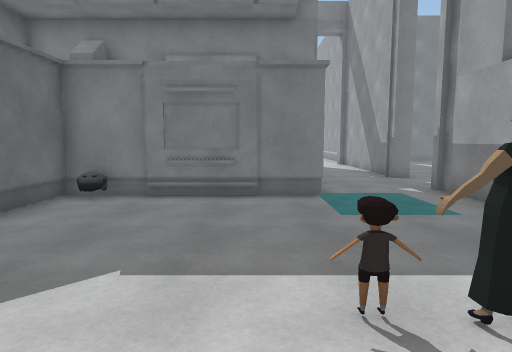
[1] (above)

21 first-person views from a walk through a 3-D level made in the Unity game engine. The camera is 1.5 m above the floor, tilts 6° down and sees 75° across. The floor is counted in squares, 1 m on a side. Each view is taken from the middle of a square. On the plan, view 1 faces up. The plan holds only what a view shows up to about 15 squares ahead; the rest is blank. The place goes on beyond the plan. The player character is not drawn.

[2]
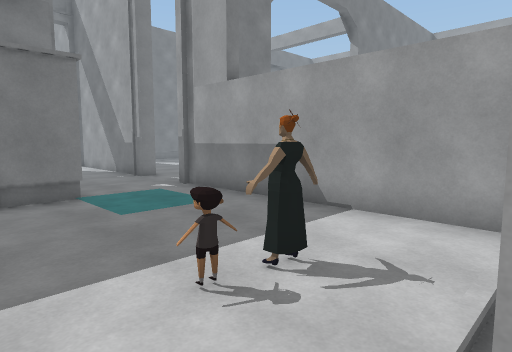

[3]
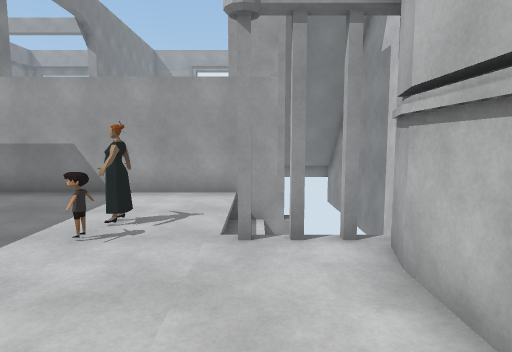

[4]
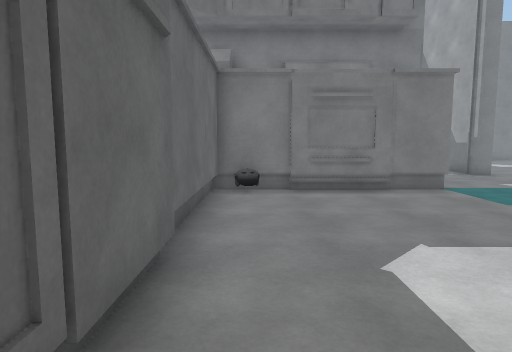

[5]
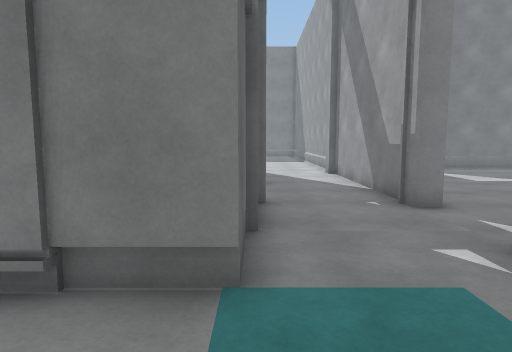

[6]
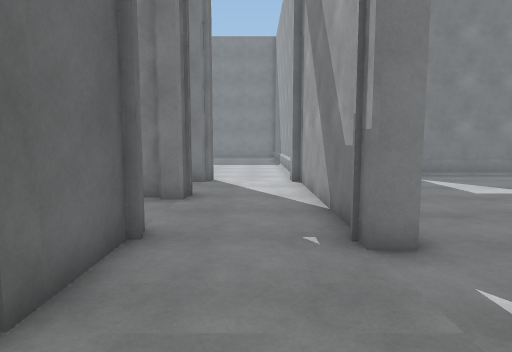

[7]
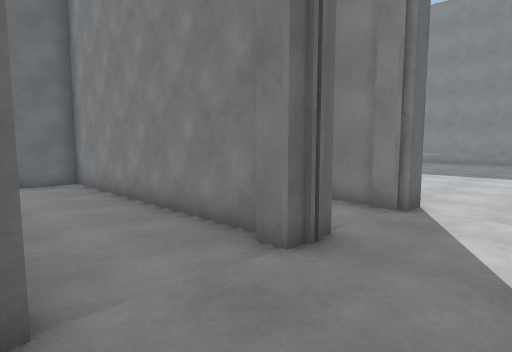

[8]
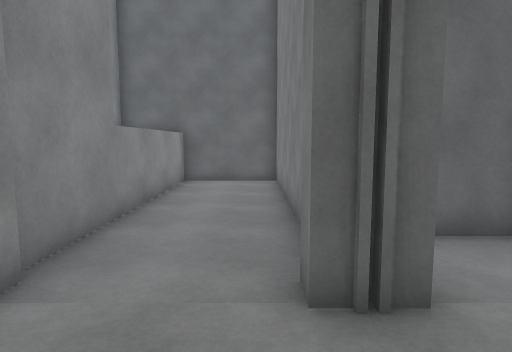

[9]
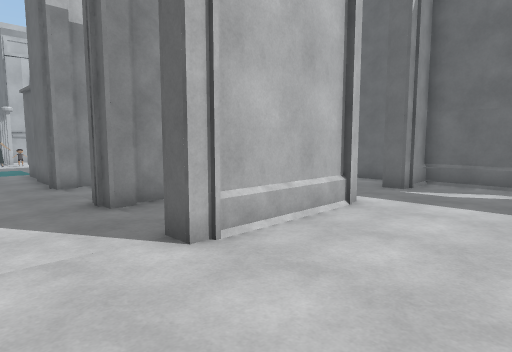

[10]
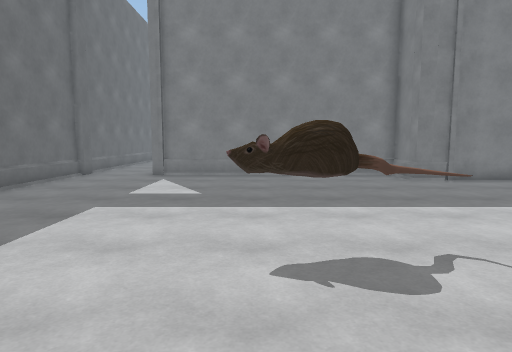

[11]
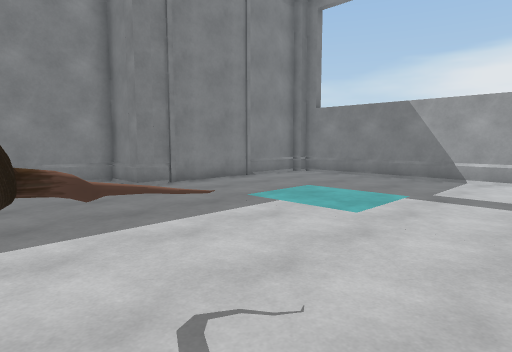

[12]
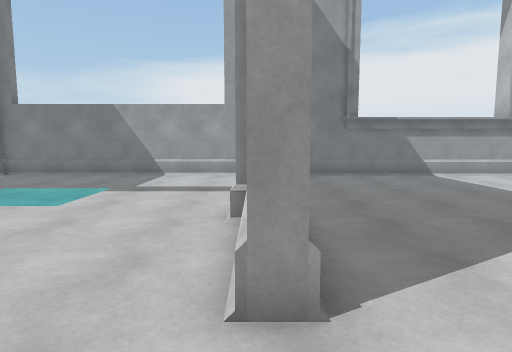

[13]
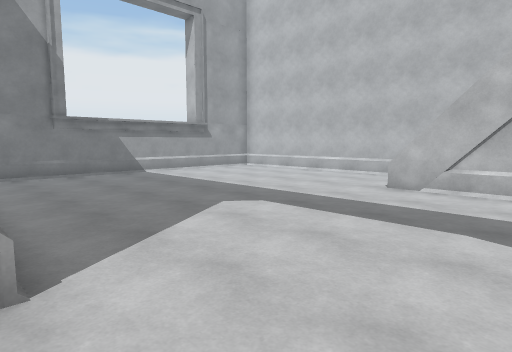

[14]
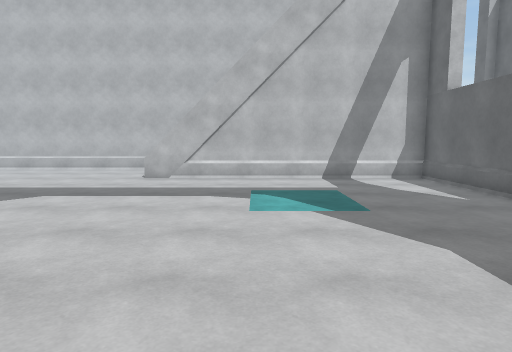

[15]
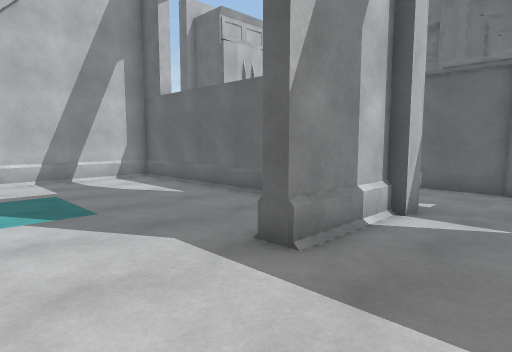

[16]
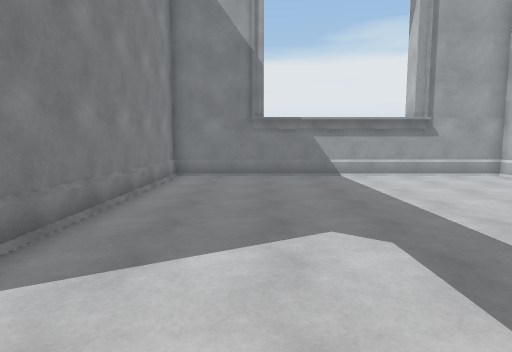

[17]
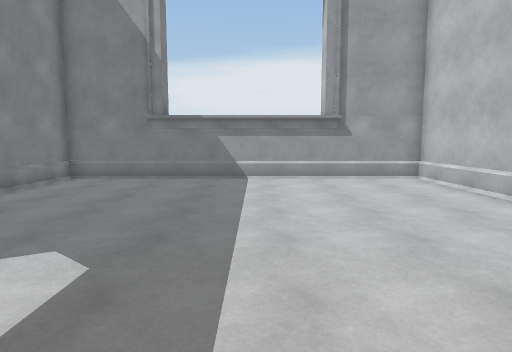

[18]
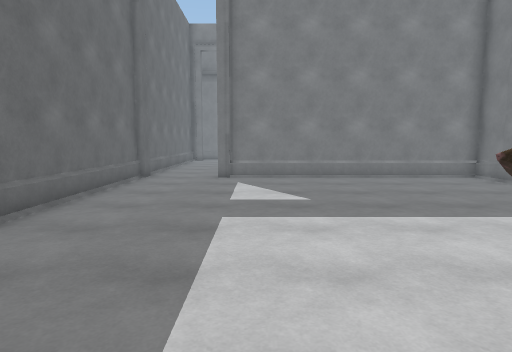

[19]
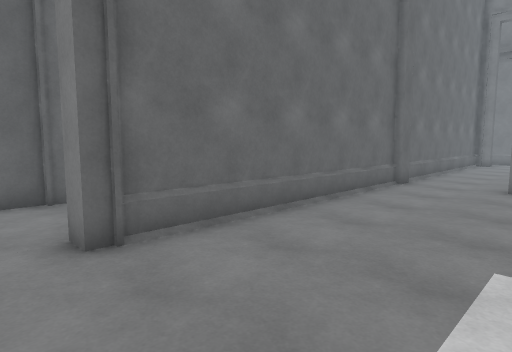

[20]
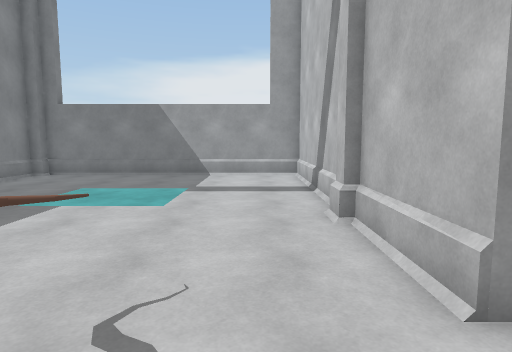

[21]
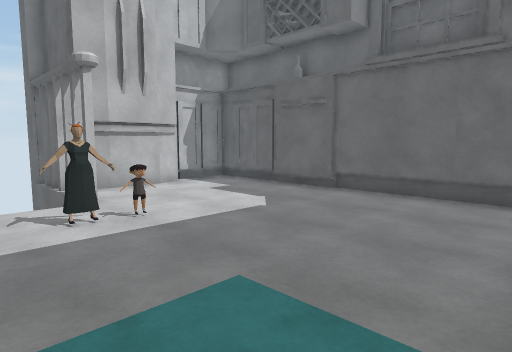

### Floor plan
Points are (right, up) in squares from view 1. A wall is a line through its corners. A room is listed if a view was taken in it or the views show most of it. See-through windows are left out.
Room 1 (views 1, 2, 3, 4, 5, 6, 7, 8, 9, 21)
walls: (1.5, 14.5) (2.1, 14.5) (2.1, 11.4); (1.5, 17.8) (-7.6, 17.8) (-7.6, 14.3) (1.5, 14.3); (0.6, 18.3) (1.5, 18.3); (1.5, 18.6) (2.1, 18.6) (2.1, 17.5) (1.5, 17.5); (1.8, 11.5) (1.8, 9.3); (5.6, 14.4) (5.6, 21.2); (5.6, 13.5) (5.6, 13.9); (-0.2, 21.1) (-0.2, 19.8); (1.8, 9.1) (-5.1, 9.1) (-5.1, -2.1) (-2.9, -2.1); (1.5, 21.4) (0.4, 21.4); (1.9, 21.9) (2.3, 21.9) (2.3, 21.2) (1.5, 21.2); (-2.1, 21.9) (1.8, 21.9); (5.4, 21.2) (5.4, 21.9); (-6, 21.9) (-5.6, 21.9) (-5.6, 21.2); (-7.6, 20.5) (-7.6, 19.2); (-7.6, 24.4) (-7.6, 21.9) (-6.2, 21.9); (-0.3, -1.7) (0.7, -1.9); (-2, -1.7) (-0.1, -1.7); (5.6, -0.9) (5.6, 10); (-2.8, -1.9) (-1.8, -1.7)
low walls: (1.8, 9.3) (0, 9.3); (-0.5, 8.9) (-2.4, 8.9); (-2.9, 9.3) (-3.5, 9.3); (-5.4, 9.3) (-5.4, 0.6); (-5.4, 0.5) (-5.4, -1.4)
ways out: opening at (5, 12) to room 2; gap at (1, -1)
objects: other object (-4, 9); other object (1, 3); other object (2, 2) to (2, 3)
Room 2 (views 10, 11, 12, 13, 14, 15, 16, 17, 18, 19, 20)
walls: (16.6, 9.4) (16.6, 10.1) (20.1, 10.1); (20.1, 10.5) (20.9, 10.5); (21.6, 10.1) (28.8, 10.1) (28.8, 21.2) (28.4, 21.2) (28.4, 21.8) (20.1, 21.8) (20.1, 23.8) (9.4, 23.8); (6.1, 10.1) (9.4, 10.1) (9.4, 9.4); (5.5, 10.5) (6.1, 10.5); (6.1, 6.5) (6.1, -0.5) (17.6, -0.5); (6.1, 23.8) (6.1, 13.5) (5.6, 13.5); (6.3, 24.5) (6.3, 23.6); (6.1, 26.5) (6.1, 24.9); (28.4, -4.5) (28.4, 9.6) (18.4, 9.6)
ways out: opening at (5, 12) to room 1
objects: other object (14, 13) to (16, 14)

Positions as (right, up) in squares from view 1, and headings:
1: (0, 0), facing up
2: (-1, 0), facing up-right
3: (-4, 0), facing right
4: (-4, -1), facing up
5: (2, 6), facing up
6: (4, 9), facing up
7: (5, 14), facing up-left
8: (5, 17), facing left
9: (5, 26), facing down-left
10: (14, 9), facing up
11: (15, 11), facing up-right
12: (14, 10), facing right
13: (13, 10), facing down-right
14: (13, 13), facing down
15: (13, 13), facing down-left
16: (14, 6), facing right
17: (15, 2), facing right
18: (11, 10), facing up
19: (11, 12), facing up-left
20: (14, 12), facing right
21: (4, 9), facing down-left
